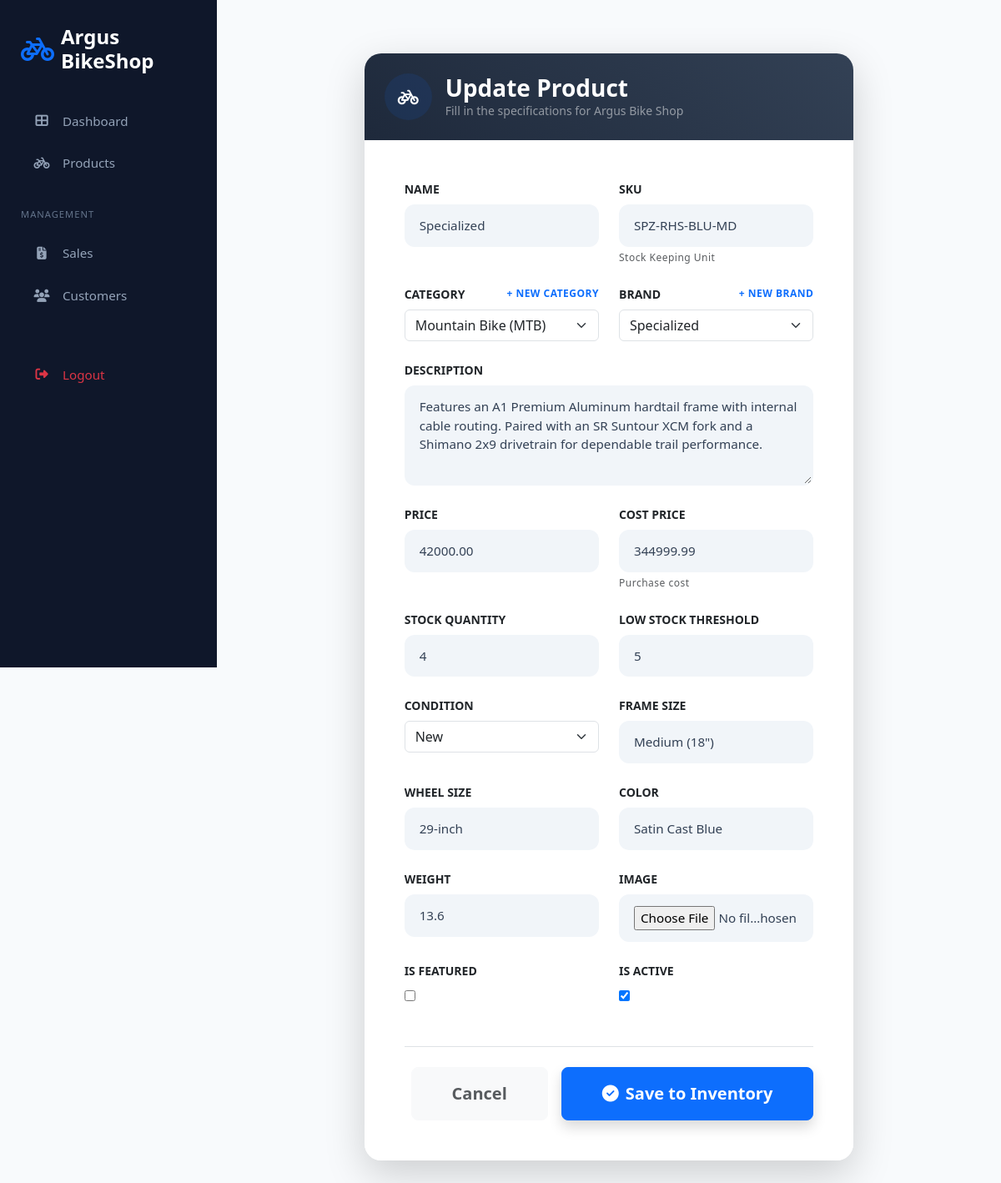
The app's page /products/4/update/ (signed in) with its own data.
### shop/models.py (models this page shows, shortened)
class BikeProduct(models.Model):
    STATUS_CHOICES = [
        ('in_stock', 'In Stock'),
        ('low_stock', 'Low Stock'),
        ('out_of_stock', 'Out of Stock'),
    ]
    CONDITION_CHOICES = [
        ('new', 'New'),
        ('used', 'Used'),
        ('refurbished', 'Refurbished'),
    ]
    name = models.CharField(max_length=200)
    sku = models.CharField(max_length=50, unique=True, help_text='Stock Keeping Unit')
    category = models.ForeignKey(Category, on_delete=models.PROTECT, related_name='products')
    brand = models.ForeignKey(Brand, on_delete=models.PROTECT, related_name='products')
    description = models.TextField()
    price = models.DecimalField(max_digits=10, decimal_places=2, validators=[MinValueValidator(0)])
    cost_price = models.DecimalField(max_digits=10, decimal_places=2, validators=[MinValueValidator(0)], help_text='Purchase cost')
    stock_quantity = models.IntegerField(default=0, validators=[MinValueValidator(0)])
    low_stock_threshold = models.IntegerField(default=5, validators=[MinValueValidator(0)])
    condition = models.CharField(max_length=20, choices=CONDITION_CHOICES, default='new')
    status = models.CharField(max_length=20, choices=STATUS_CHOICES, default='in_stock')
    frame_size = models.CharField(max_length=50, blank=True)
    wheel_size = models.CharField(max_length=50, blank=True)
    color = models.CharField(max_length=50, blank=True)
    weight = models.CharField(max_length=50, blank=True)
    image = models.ImageField(upload_to='products/', blank=True, null=True)
    is_featured = models.BooleanField(default=False)
    is_active = models.BooleanField(default=True)
    created_at = models.DateTimeField(auto_now_add=True)
    updated_at = models.DateTimeField(auto_now=True)
    created_by = models.ForeignKey(User, on_delete=models.SET_NULL, null=True, related_name='created_products')
    class Meta:
        ordering = ['-created_at']

### shop/views.py (the view)
# urls.py: path('products/<int:pk>/update/', views.product_update_view, name='product_update'),
@login_required
def product_update_view(request, pk):
    if not request.user.is_staff:
        messages.error(request, 'Only staff can edit products.')
        return redirect('product_list')
    product = get_object_or_404(BikeProduct, pk=pk)
    old_quantity = product.stock_quantity
    if request.method == 'POST':
        form = BikeProductForm(request.POST, request.FILES, instance=product)
        if form.is_valid():
            product = form.save()
            if product.stock_quantity != old_quantity:
                change = product.stock_quantity - old_quantity
                action = 'add' if change > 0 else 'remove'
                StockHistory.objects.create(
                    product=product,
                    action=action,
                    quantity_change=abs(change),
                    previous_quantity=old_quantity,
                    new_quantity=product.stock_quantity,
                    notes='Stock updated',
                    created_by=request.user
                )
            messages.success(request, 'Product updated successfully!')
            return redirect('product_detail', pk=product.pk)
    else:
        form = BikeProductForm(instance=product)
    return render(request, 'shop/product_form.html', {'form': form, 'action': 'Update'})

### shop/models.py (called while the page is built)
    def __str__(self):
        return self.name

    def __str__(self):
        return self.name

### shop/templates/shop/product_form.html (shortened to what this page needs)
{% extends 'base.html' %}
{% block content %}
<div class="container py-5">
    <div class="row justify-content-center">
        <div class="col-lg-8">
            <div class="card shadow-lg border-0 overflow-hidden" style="border-radius: 20px;">
                <div class="card-header border-0 p-4" style="background: linear-gradient(45deg, #1e293b, #334155);">
                    <div class="d-flex align-items-center">
                        <div class="bg-primary bg-opacity-10 p-3 rounded-circle me-3">
                            <i class="fas fa-bicycle text-white fa-lg"></i>
                        </div>
                        <div>
                            <h3 class="card-title mb-0 text-white fw-bold">{{ action }} Product</h3>
                            <p class="text-white-50 small mb-0">Fill in the specifications for Argus Bike Shop</p>
                        </div>
                    </div>
                </div>
                <div class="card-body p-4 p-md-5 bg-white">
                    <form method="post" enctype="multipart/form-data" class="needs-validation">
                        <div class="row g-4">
                            {% for field in form %}
                            <div class="{% if field.name == 'description' %}col-12{% else %}col-md-6{% endif %}">
                                <div class="d-flex justify-content-between align-items-center mb-2">
                                    <label class="form-label fw-bold text-dark small text-uppercase mb-0">
                                        {{ field.label }}
                                    </label>
                                    {% if field.name == 'category' %}
                                        <a href="{% url 'category_create' %}" class="text-primary text-decoration-none extra-small fw-bold">+ NEW CATEGORY</a>
                                    {% elif field.name == 'brand' %}
                                        <a href="{% url 'brand_create' %}" class="text-primary text-decoration-none extra-small fw-bold">+ NEW BRAND</a>
                                    {% endif %}
                                </div>
                                <div class="input-group-custom">
                                    {{ field }}
                                </div>
                                {% if field.help_text %}
                                <div class="form-text text-muted extra-small">{{ field.help_text }}</div>
                                {% endif %}
                            </div>
                            {% endfor %}
                        </div>
                        <div class="mt-5 pt-4 border-top d-flex flex-column flex-md-row-reverse gap-3">
                            <button type="submit" class="btn btn-primary btn-lg px-5 py-3 fw-bold shadow">
                                <i class="fas fa-check-circle me-2"></i>Save to Inventory
                            </button>
                            <a href="{% url 'product_list' %}" class="btn btn-light btn-lg px-5 py-3 text-muted fw-bold">
                                Cancel
                            </a>
                        </div>
                    </form>
                </div>
            </div>
        </div>
    </div>
</div>
{% endblock %}

### shop/templates/base.html (style rules this page uses)
:root { --sidebar-bg: #0f172a; --sidebar-hover: rgba(255, 255, 255, 0.1); --active-blue: #3b82f6; }
body { background-color: #f8fafc; overflow-x: hidden; }

### shop/templates/shop/product_form.html (style rules this page uses)
body { background-color: #f8fafc; }
.extra-small { font-size: 0.75rem; letter-spacing: 0.5px; }
input[type="text"], input[type="number"], input[type="email"], textarea, select, input[type="file"] { display: block; width: 100%; padding: 0.75rem 1rem; font-size: 0.95rem; font-weight: 400; color: #334155; background-color: #f1f5f9; border: 2px solid transparent; border-radius: 12px; transition: all 0.2s ease-in-out; }
textarea { min-height: 120px; }
select { cursor: pointer; }

### records on screen
BikeProduct: form "Specialized" "SPZ-RHS-BLU-MD" "Mountain Bike (MTB)" "Specialized" "Features an A1 Premium Aluminum hardtail frame with internal cable routing. Paired with an SR Suntour XCM fork and a Shimano 2x9 drivetrain for dependable trail performance." "42000.00" "344999.99" "4" "5" "New" "Medium (18\")" "29-inch" "Satin Cast Blue" "13.6" "☑"

### other values on screen
{{ action }} "Update"
{{ field.label }} "NAME" "SKU" "CATEGORY" "BRAND" "DESCRIPTION" "PRICE" "COST PRICE" "STOCK QUANTITY" "LOW STOCK THRESHOLD" "CONDITION" "FRAME SIZE" "WHEEL SIZE" "COLOR" "WEIGHT" "IMAGE" "IS FEATURED" "IS ACTIVE"
{{ field.help_text }} "Stock Keeping Unit" "Purchase cost"
